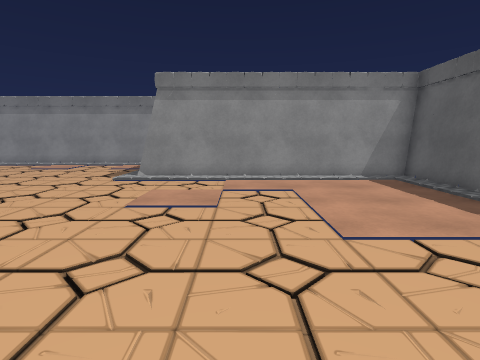
view 1 (above)

14 first-person views from a walk through a Unity game level. The camera is 1.4 m above the floor, tilts 8° down and sees 80° across. The floor is counted in squares, 1 m on a side. Each view is taken from the middle of a square. On the plan, view 1 faces up. The plan holds only what a view shows up to about 14 squares ahead; the rest is blank. The place goes on beyond the plan. The player character is not drawn. Some animated figures are left out. Some surface patterns are stand-ins.

view 2
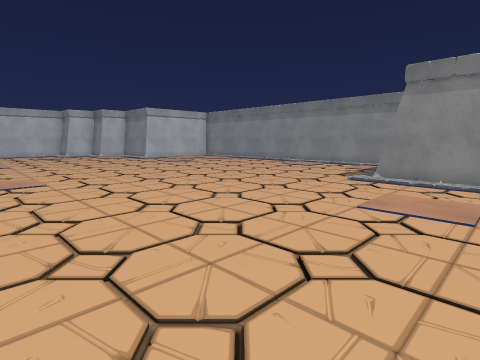

view 3
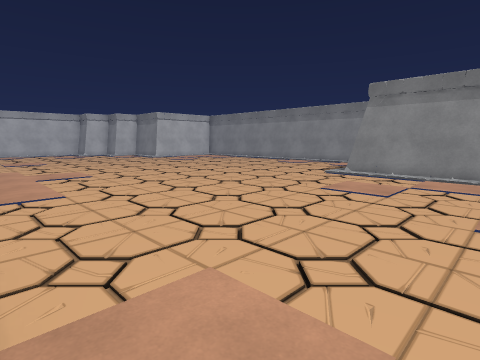

view 4
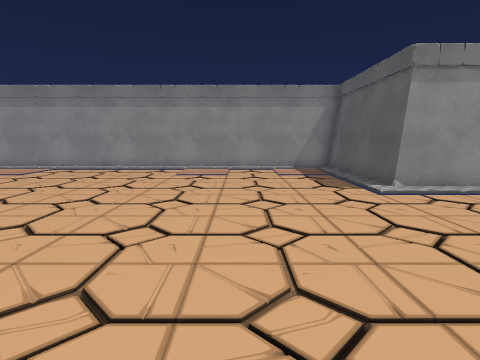

view 5
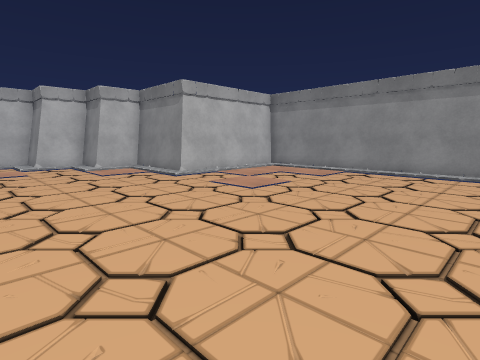

view 6
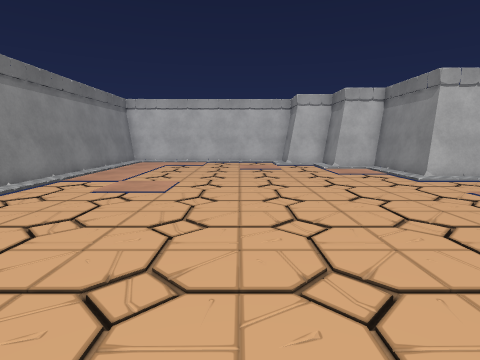

view 7
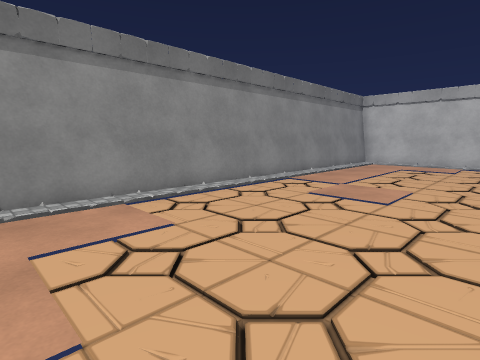

view 8
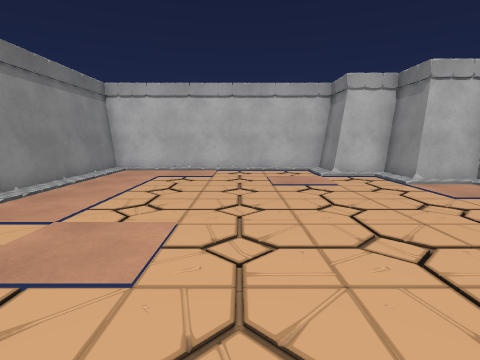

view 9
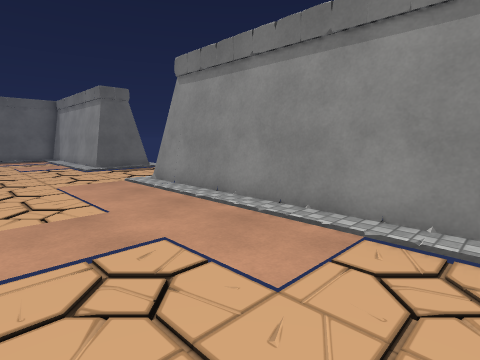

view 10
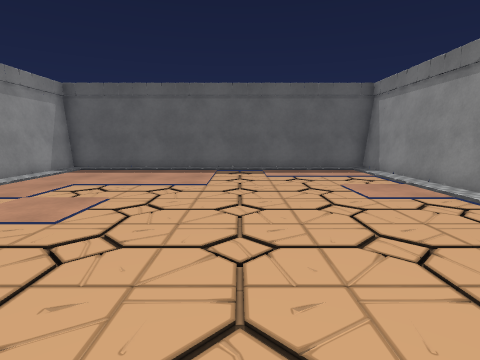

view 11
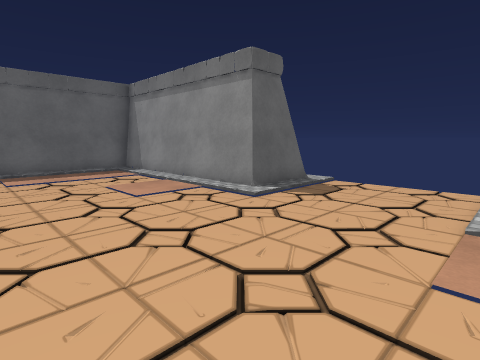

view 12
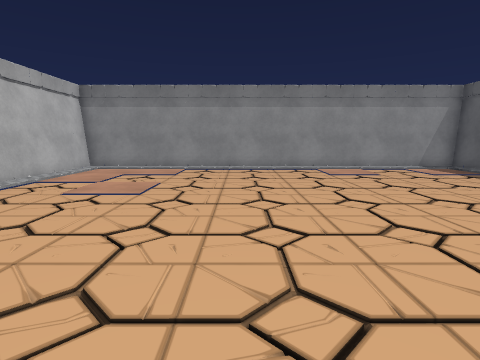

view 13
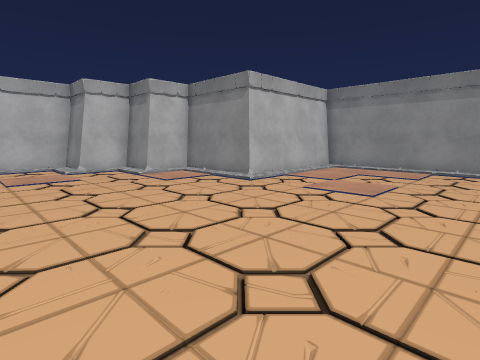

view 14
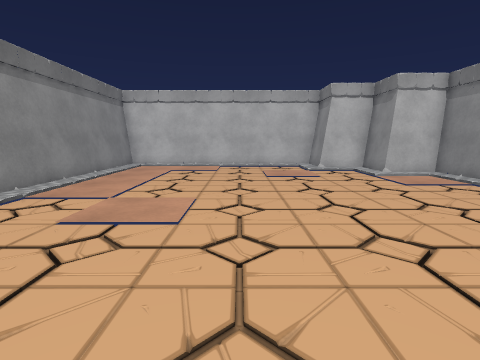

### Floor plan
Points are (right, up) in squares from view 1. A wall is a line through its corners. A room is listed if a view was taken in it or the views show most of it. See-through windows are left out.
Room 1 (views 1, 2, 3, 4, 5, 6, 7, 8, 9, 10, 11, 12, 13, 14)
walls: (-15.6, -3) (-7.5, -3); (-21.3, 10.8) (-25.3, 10.8); (-1.5, -2.8) (6.5, -2.8); (-1.5, -5.1) (-1.5, -3) (6.4, -3) (6.4, 11); (-1.7, -5.4) (-1.7, -3); (-3.4, 17) (-21.3, 16.9); (-21.3, 16.7) (-21.3, 11) (-25.3, 11) (-25.3, 8.9) (-27.5, 8.9); (-27.3, 9.1) (-27.3, 6.9) (-29.3, 6.9) (-29.3, -2.8) (-7.1, -2.8); (6.2, 10.8) (-3.7, 10.8); (6.2, 11) (-3.7, 11) (-3.7, 17)
low walls: (-3.7, 16.7) (-21.3, 16.7); (6.2, -2.7) (6.2, 11)

Positions as (right, up) in squares from view 1, and headings:
1: (0, 0), facing up
2: (0, 0), facing up-left
3: (2, -2), facing up-left
4: (-8, 3), facing up
5: (-11, 4), facing up-left
6: (-11, 4), facing left
7: (-12, 4), facing down-left
8: (-16, 3), facing left
9: (-16, 2), facing down-right
10: (-7, 3), facing right
11: (-7, 3), facing down-right
12: (-14, 3), facing up
13: (-14, 3), facing up-left
14: (-14, 3), facing left
